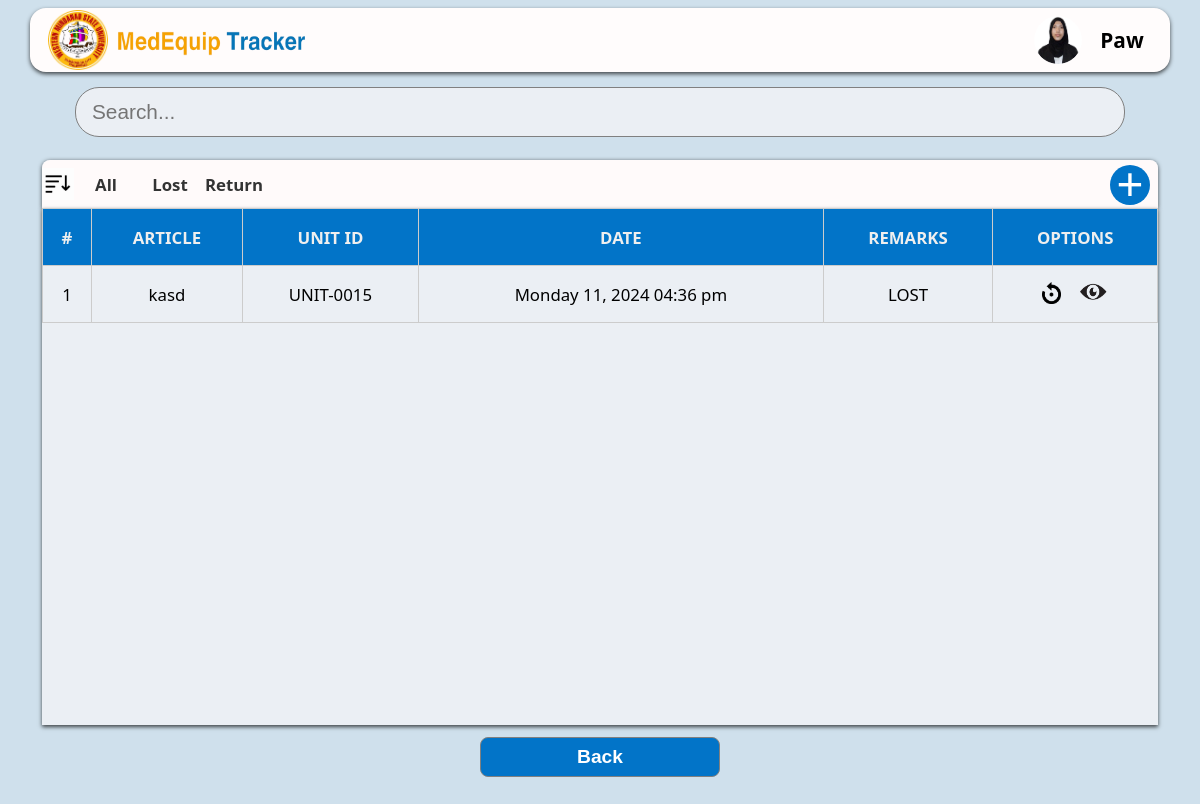
/admin panel/bin.php?id=3 (signed in), run on an earlier commit of the app's database.
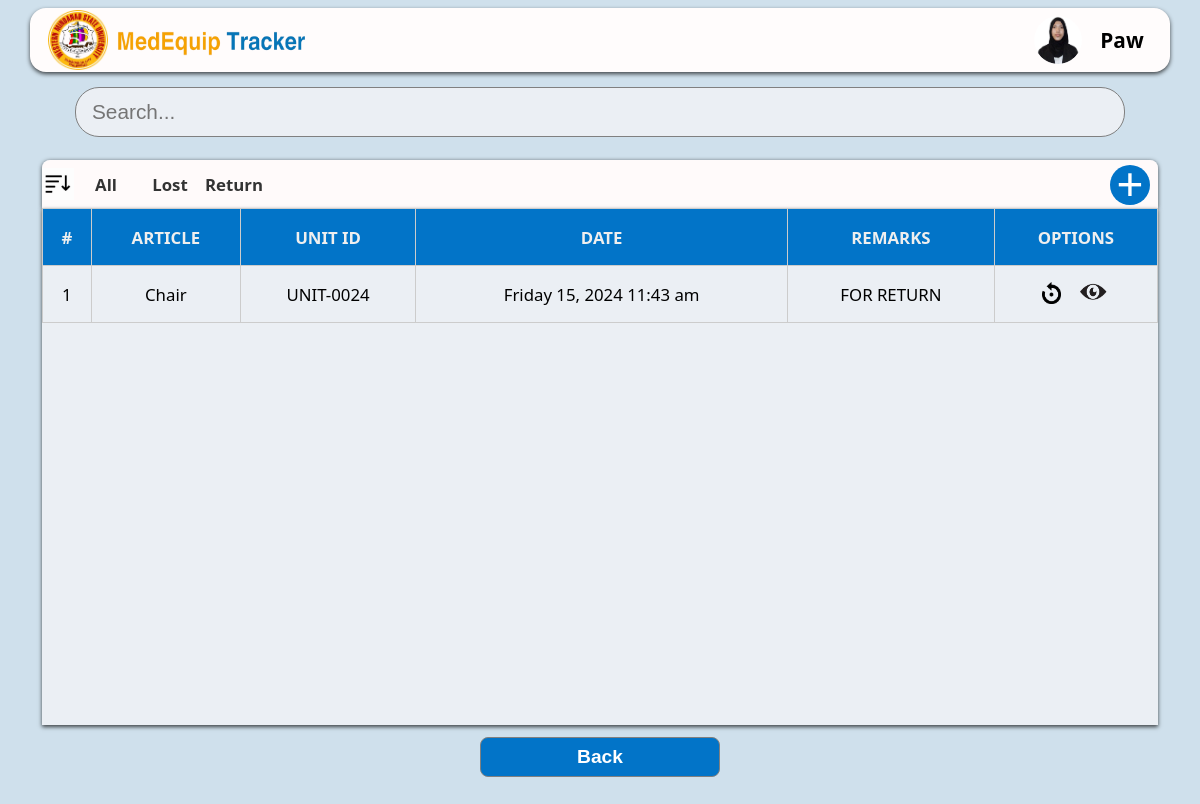
And on a later commit of the database.
### tables this page shows
CREATE TABLE `approved_report` (
  `approved_ID` int(11) NOT NULL,
  `user_ID` int(11) NOT NULL,
  `article` text DEFAULT NULL,
  `unit_ID` varchar(255) DEFAULT NULL,
  `unit_issue` varchar(255) DEFAULT NULL,
  `timestamp` timestamp NOT NULL DEFAULT current_timestamp()
);

### admin panel/bin.php (the view, shortened to what the changed rows need)
<?php
include_once "../functions/header.php";
?>
<!DOCTYPE html>
<html lang="en">
<head>
    <link rel="stylesheet" href="../assets/css/index.css">
    <link rel="stylesheet" href="../assets/css/recycle.css">
    <link rel="stylesheet" href="../assets/css/sidebarShow.css">
</head>
<body id="body">
    <div class="container1">
        <div class="container">
            <div class="filterContainer">
                <div class="subFilterContainer" >
                    <div class="med-icon">
                        <h1>+</h1>
                    </div>
                </div>
            </div>
           <div class="tableContainer">
                <table>
                    <thead>
                        <tr>
                            <th>#</th>
                            <th>ARTICLE</th>
                            <th>UNIT ID</th>
                            <th>DATE</th>
                            <th>REMARKS</th>
                            <th>OPTIONS</th>
                        </tr>
                    </thead>
                    <tbody">
                        <?php
                            $query = "SELECT approved_ID, user_ID, article, unit_ID, unit_issue, timestamp FROM approved_report  ORDER BY timestamp DESC";
                            $result = mysqli_query($conn, $query);
                            if ($result && mysqli_num_rows($result) > 0) {
                                $count = 1;
                                while ($row = mysqli_fetch_assoc($result)) {
                                    $article = $row['article'];
                                    $query_equipment = "SELECT equipment_ID FROM equipment WHERE article = '$article'";
                                    $result_equipment = mysqli_query($conn, $query_equipment);
                                    if ($result_equipment && mysqli_num_rows($result_equipment) > 0) {
                                        $row_equipment = mysqli_fetch_assoc($result_equipment);
                                    }
                                    $user_ID = $row['user_ID'];
                                    $query_user = "SELECT fullname FROM users WHERE id = '$user_ID'";
                                    $result_user = mysqli_query($conn, $query_user);
                                    if ($result_user && mysqli_num_rows($result_user) > 0) {
                                        $row_user = mysqli_fetch_assoc($result_user);
                                    }
                                    $formatted_timestamp = date("l j, Y h:i a", strtotime($row['timestamp']));
                                    echo "<tr>";
                                    echo "<td>{$count}</td>";
                                    echo "<td>" . $row['article'] . "</td>";
                                    echo "<td>" . $row['unit_ID'] . "</td>";
                                    echo "<td>" . $formatted_timestamp . "</td>";
                                    echo "<td>" . $row['unit_issue'] . "</td>";
                                    echo "<td class='actionContainer'>";
                                    echo "<img src='../assets/img/restore.png' alt='View' class='action-img' id='restore' style='width: 1.2rem; height: 0.5.rem; margin-right: 1rem;' data-unitid='{$row['unit_ID']}' data-article='{$row['article']}'
                                            data-fullname='{$row_user['fullname']}' data-equipmentid='{$row_equipment['equipment_ID']}' data-userid='{$user_ID}'>";
                                    echo "<a href='viewApprovedReport.php?approved_ID={$row['approved_ID']}&id={$userID}'><img src='../assets/img/view.png' alt='View' class='action-img' style='width: 2rem; height: 1.5rem;'></a>";
                                    echo "</td>";
                                    echo "</tr>";
                                    $count++;
                                }
                            } else {
                                echo "<tr><td colspan='6'>No records found</td></tr>";
                            }
                        ?>
                </table>
            </div>
        </div>
    </div>
</body>
</html>

What changed in the data, as far as the page shows it:
removed approved_report: article "kasd", unit_ID "UNIT-0015", timestamp "Monday 11, 2024 04:36 pm", unit_issue "LOST"
added approved_report: article "Chair", unit_ID "UNIT-0024", timestamp "Friday 15, 2024 11:43 am", unit_issue "FOR RETURN"
